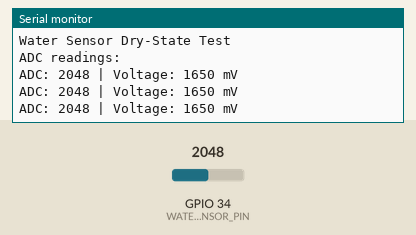
Recording of a sketch running on a simulated ESP32. Shown: the last lines printed to the serial monitor. The test bench sets the inputs (shaded band); at power-on: GPIO 34 (WATER_SENSOR_PIN) = 2048 (analog values on the 0–4095 scale).

Above: at 1.2 s.
1.3 s: GPIO 34 (WATER_SENSOR_PIN) set to 2866
At 2.0 s:
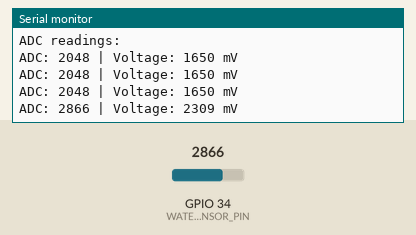
2.8 s: GPIO 34 (WATER_SENSOR_PIN) set to 3603
At 3.5 s:
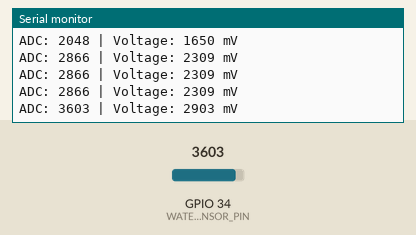
Timing chart, 0 to 5.8 s (numbered marks = the images above; inputs shaded):
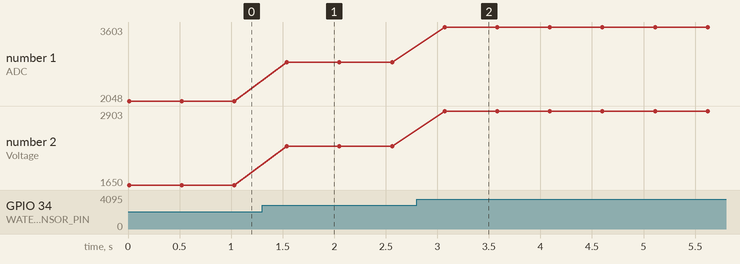

The sketch:

water_sensor_dry_test.ino
```cpp
const int WATER_SENSOR_PIN = 34;
const int NUM_SAMPLES = 16;

int readAveragedADC() {
  long sum = 0;
  for (int i = 0; i < NUM_SAMPLES; i++) {
    sum += analogRead(WATER_SENSOR_PIN);
    delayMicroseconds(200);
  }
  return sum / NUM_SAMPLES;
}

int readAveragedMilliVolts() {
  long sum = 0;
  for (int i = 0; i < NUM_SAMPLES; i++) {
    sum += analogReadMilliVolts(WATER_SENSOR_PIN);
    delayMicroseconds(200);
  }
  return sum / NUM_SAMPLES;
}

void setup() {
  Serial.begin(115200);
  analogReadResolution(12);
  analogSetPinAttenuation(WATER_SENSOR_PIN, ADC_11db);

  Serial.println("Water Sensor Dry-State Test");
  Serial.println("ADC readings:");
}

void loop() {
  int adcValue = readAveragedADC();
  int voltageMilliVolts = readAveragedMilliVolts();

  Serial.print("ADC: ");
  Serial.print(adcValue);
  Serial.print(" | Voltage: ");
  Serial.print(voltageMilliVolts);
  Serial.println(" mV");

  delay(500);
}
```

Measured:
- after the input at 1.3 s, the serial monitor: prints a new line after 0.24 s (image 1)
- after the input at 2.8 s, the serial monitor: prints a new line after 0.27 s (image 2)
- plotted number 1: 2048 → 2866 after the input at 1.3 s, 2866 → 3603 after the input at 2.8 s
- plotted number 2: 1650 → 2309 after the input at 1.3 s, 2309 → 2903 after the input at 2.8 s
